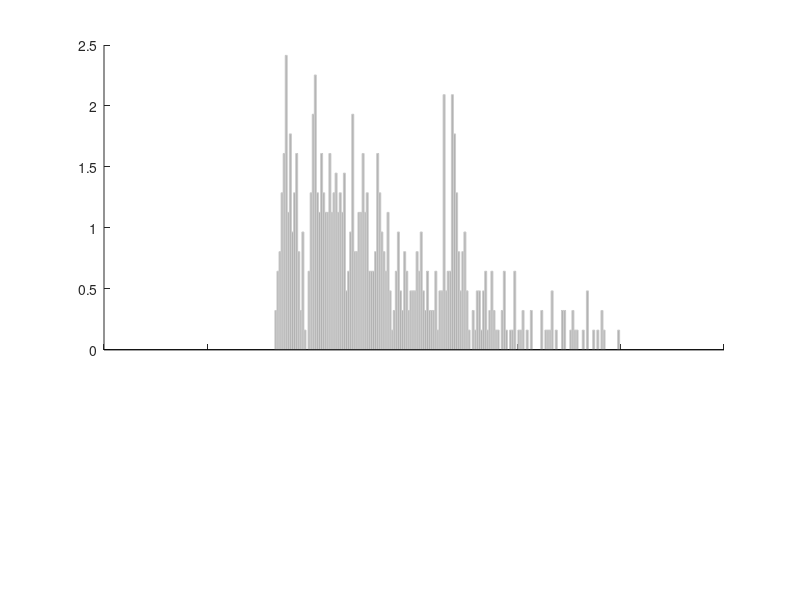

The MATLAB source for this figure: (Note: this script raises an error after producing the figure.)
%% TUTORIAL OF KERNEL DENSITY ESTIMATION BY SSKERNEL.M AND SSVKERNEL.M
clear all; close all;

%% Create samples
% First, let's create a sample data set. 
% Here `x' is a vector containing N samples, following a specified
% distribution. 

N = 500;                        %Number of samples
%x = 0.5-.5*log(rand(1,N));     %Exponential
%x = 0.5+1*rand(1,N);           %Square

%x = 1 + 0.1*randn(1,N);        %Normal

if 1
x = [0.5-.5*log(rand(1,N))...   %Complex
    0.4 + 0.03*randn(1,N/5) ...
    1.2 + 0.03*randn(1,N/10)];
end

%% Plot a histogram
% Let's plot the data using a histogram. Here to see the noisy data 
% data structure, we use the bin-width 5 times smaller than an optimal 
% bin-width selected by histogram optimization method, 'sshist(x)'. 
subplot(3,1,1:2); hold on; 
edges = linspace(0,2,200);
b = histc(x,edges); bar(edges,b/sum(b)/min(diff(edges)),1);
h = findobj(gca,'Type','patch'); 
set(h,'FaceColor',.7*[1 1 1],'EdgeColor',0.8*[1 1 1]);
set(gca,'XTickLabel',[]);

%% Create a vector of estimation points
% Now, we estimate the underlying density from the samples.  
L = 2000;                    %number of estimation points
t = linspace(0,2,L);        %points at which density estimation is made
                            %points must be equi-distant.

%% Kernel Density Estimation by a Fixed Bandwidth
% To obtain a kernel estimated density with a fixed kernel bandwidth, type
[yf,tf,optw,w,c] = sskernel(x,t);

% yf is the estimated density with the optimal bandwidth optw. The
% estimation was given at the points in tf, which was automatically
% determined from the data. 

% Display the results.
subplot(3,1,1:2);
hold on; plot(tf,yf,'b-','LineWidth',2);
set(gca,'XLim',[min(t) max(t)]);
ylabel('density');
subplot(3,1,3); hold on; 
plot(t,optw*ones(1,L),'b-','LineWidth',2);
set(gca,'XLim',[min(t) max(t)]);
ylabel('bandwidth');
drawnow;

%% Locally Adaptive Kernel Density Estimation
%t = linspace(0.2,0.8,L);
%t = linspace(0.3,0.6,L);
% The function ssvkernel returns the kerenel density estimate using
% bandwidths locally adaptive to the data.
tic; [yv,tv,optwv,gs,cs] = ssvkernel(x,t); toc;

% The locally adaptive bandwidth at time tv is written in optwv.
subplot(3,1,1:2); hold on; plot(tv,yv,'r-','LineWidth',2);
subplot(3,1,3); hold on; plot(tv,optwv,'r','LineWidth',2);
drawnow;

%% Speed of the fixed kernel density estimate
% The code utilizes the FFT algorithm. It is much faster (>x50) than 
% the bulit-in ksdensity function. 
disp('sskernel'); tic; [yss,tss,optw] = sskernel(x,t,optw); toc;
disp('ksdensity'); tic; yks = ksdensity(x,t,'width',optw); toc; 
% The method should be faster than ksdensity even if the bandwidth is
% optimized.
disp('sskernel optimization'); tic; [yv,tv,wb] = sskernel(x,t); toc;

% Note on the third input argument.
% If the third input argument, W, is a vector, the method search the
% optimal bandwidth from elements of the vector, W. Without the third
% argument, the method search an optimal bandwidth by a golden section
% section search. We can looked at the estimated error of the bandwidths as
% follows. 
W = linspace(0.1*optw,5*optw,100);
[yv1,tv1,optw1,w1,c1] = sskernel(x,t);
[yv2,tv2,optw2,w2,c2] = sskernel(x,t,W);
%figure; plot(w2,c2,'k.-',w1,c1,'r.-'); axis square;


%% (Figure settings)
subplot(3,1,1:2);
ax = legend('histogram','fixed','locally adaptive','Location','Best'); 
legend(ax,'boxoff'); grid on; ylabel('density');

subplot(3,1,3);
ax = legend('fix','locally adaptive','Location','Best');
h = findobj(gca,'Type','patch'); 
set(h,'FaceColor',.7*[1 1 1],'EdgeColor',0.8*[1 1 1]);
legend(ax,'boxoff'); grid on; ylabel('bandwidth');
set(gca,'XLim',[min(t) max(t)]);
drawnow;
